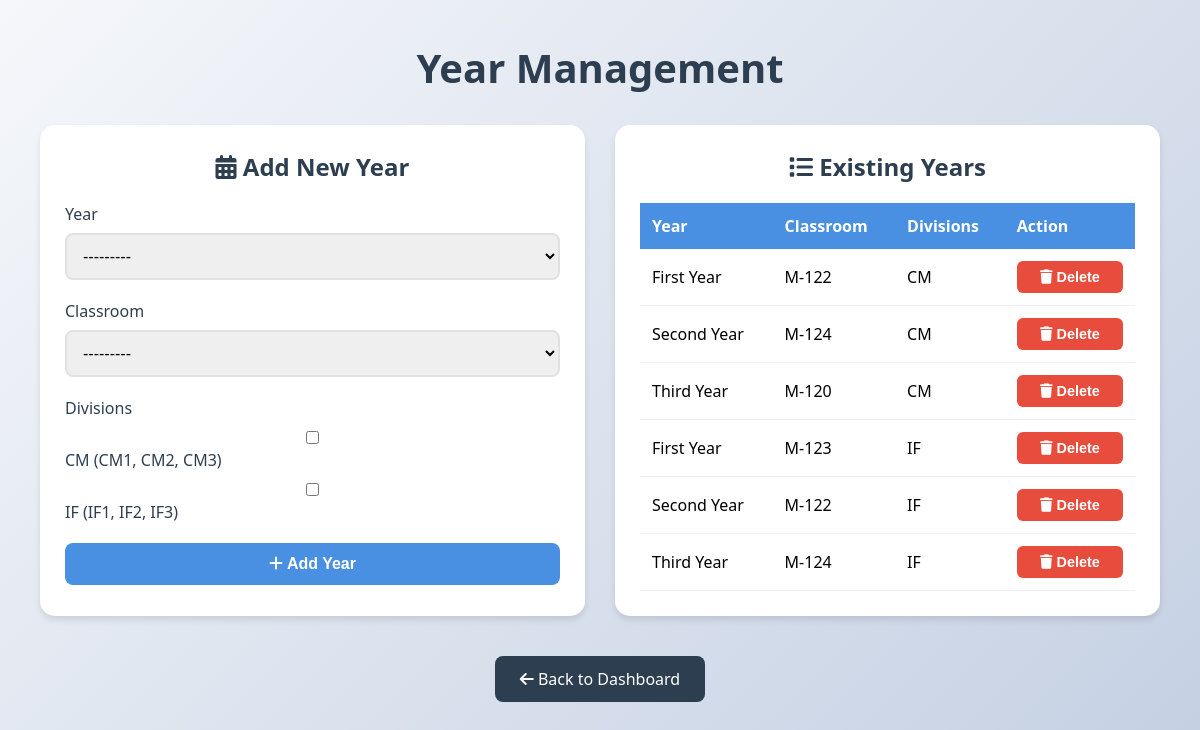
/add-year/ (signed in), run on the app's committed database.
### timetable/models.py (models this page shows, shortened)
class Year(models.Model):
    YEAR_CHOICES = [
        ('1st', 'First Year'),
        ('2nd', 'Second Year'),
        ('3rd', 'Third Year'),
    ]
    year = models.CharField(max_length=3, choices=YEAR_CHOICES)  # Removed unique=True
    department = models.ForeignKey(Department, on_delete=models.CASCADE, related_name='years',null=True, blank=True)
    classroom = models.ForeignKey(Classroom, on_delete=models.CASCADE)
    divisions = models.ManyToManyField(Division)

class Classroom(models.Model):
    name = models.CharField(max_length=50)
    is_lab = models.BooleanField(default=False)  # ✅ If true, it's a lab
    department = models.ForeignKey(Department, on_delete=models.CASCADE, related_name='classrooms',null=True, blank=True)
    def __str__(self):
        return f"{self.name} {'(Lab)' if self.is_lab else ''}"

class Division(models.Model):
    name = models.CharField(max_length=10, unique=True)
    batches = models.ManyToManyField('Batch', blank=True, related_name='divisions')  # Added related_name for easier access
    department = models.ForeignKey(Department, on_delete=models.CASCADE, related_name='divisions',null=True, blank=True)
    def __str__(self):
        batch_names = ", ".join([batch.name for batch in self.batches.all()])
        return f"{self.name} ({batch_names})"

### timetable/views.py (the view)
# urls.py: path('add-year/', views.add_year, name='add_year'),
def add_year(request):
    try:
        department = Department.objects.get(admin=request.user)
        if request.method == 'POST':
            form = YearForm(request.POST, department=department)
            if form.is_valid():
                year = form.save(commit=False)
                year.department = department
                year.save()
                form.save_m2m()
                messages.success(request, "Year added successfully!")
                return redirect('add_year')
            else:
                messages.error(request, "Error adding year. Please check the form.")
        else:
            form = YearForm(department=department)
        return render(request, 'add_year.html', {'form': form, 'years': Year.objects.filter(department=department)})
    except Department.DoesNotExist:
        messages.error(request, 'You are not authorized to add years.')
        return redirect('login')

### timetable/forms.py
class YearForm(forms.ModelForm):
    class Meta:
        model = Year
        fields = ['year', 'classroom', 'divisions']
        widgets = {
            'divisions': forms.CheckboxSelectMultiple()  # ✅ Multi-select for divisions
        }
    def __init__(self, *args, **kwargs):
        self.department = kwargs.pop('department', None)
        super().__init__(*args, **kwargs)
        if self.department:
            self.fields['classroom'].queryset = Classroom.objects.filter(department=self.department, is_lab=False)
            self.fields['divisions'].queryset = Division.objects.filter(department=self.department)

### timetable/templates/add_year.html (shortened to what this page needs)
<!DOCTYPE html>
<html lang="en">
<head>
    <link rel="stylesheet" href="https://cdnjs.cloudflare.com/ajax/libs/font-awesome/6.0.0/css/all.min.css">
</head>
<body>
    <div class="container">
        <div class="header">
            <h1>Year Management</h1>
        </div>
        <div class="content-wrapper">
            <div class="form-container">
                <h2><i class="fas fa-calendar-alt"></i> Add New Year</h2>
                <form method="post">
                    <div class="form-group">
                        <label for="{{ form.year.id_for_label }}">Year</label>
                        {{ form.year }}
                    </div>
                    <div class="form-group">
                        <label for="{{ form.classroom.id_for_label }}">Classroom</label>
                        {{ form.classroom }}
                    </div>
                    <div class="form-group">
                        <label for="{{ form.divisions.id_for_label }}">Divisions</label>
                        {{ form.divisions }}
                    </div>
                    <button type="submit">
                        <i class="fas fa-plus"></i> Add Year
                    </button>
                </form>
            </div>
            <div class="list-container">
                <h2><i class="fas fa-list"></i> Existing Years</h2>
                {% if years %}
                <table class="year-list">
                    <thead>
                        <tr>
                            <th>Year</th>
                            <th>Classroom</th>
                            <th>Divisions</th>
                            <th>Action</th>
                        </tr>
                    </thead>
                    <tbody>
                        {% for year in years %}
                        <tr>
                            <td>{{ year.get_year_display }}</td>
                            <td>{{ year.classroom.name }}</td>
                            <td>
                                {% for division in year.divisions.all %}
                                    {{ division.name }}{% if not forloop.last %}, {% endif %}
                                {% endfor %}
                            </td>
                            <td class="action-buttons">
                                <form method="post" id="delete-form-{{ year.id }}" action="{% url 'delete_year' year.id %}" style="display:inline;">
                                    <button type="button" class="delete-btn" onclick="confirmDelete('delete-form-{{ year.id }}', 'Are you sure you want to delete year {{ year.get_year_display }}? This action cannot be undone.')">
                                        <i class="fas fa-trash"></i> Delete
                                    </button>
                                </form>
                            </td>
                        </tr>
                        {% endfor %}
                    </tbody>
                </table>
                {% else %}
                <p class="empty-message">No years added yet.</p>
                {% endif %}
            </div>
        </div>
        <div style="text-align: center; margin-top: 20px;">
            <a href="{% url 'department_dashboard' %}" class="back-link">
                <i class="fas fa-arrow-left"></i> Back to Dashboard
            </a>
        </div>
    </div>
</body>
</html>

### timetable/templates/add_year.html (style rules this page uses)
:root { --primary-color: #4a90e2; --secondary-color: #f5f6fa; --accent-color: #2ecc71; --danger-color: #e74c3c; --text-color: #2c3e50; --shadow: 0 4px 6px rgba(0, 0, 0, 0.1); --transition: all 0.3s ease; }
* { margin: 0; padding: 0; box-sizing: border-box; }
body { font-family: 'Segoe UI', Tahoma, Geneva, Verdana, sans-serif; background: linear-gradient(135deg, #f5f7fa 0%, #c3cfe2 100%); min-height: 100vh; padding: 20px; }
.container { max-width: 1200px; margin: 0 auto; padding: 20px; }
.header { text-align: center; margin-bottom: 30px; }
.header h1 { color: var(--text-color); font-size: 2.5em; margin-bottom: 10px; }
.content-wrapper { display: grid; grid-template-columns: 1fr 1fr; gap: 30px; margin-top: 20px; }
.form-container, .list-container { background: white; border-radius: 15px; padding: 25px; box-shadow: var(--shadow); }
.form-container h2, .list-container h2 { color: var(--text-color); margin-bottom: 20px; font-size: 1.5em; text-align: center; }
.form-group { margin-bottom: 20px; }
label { display: block; margin-bottom: 8px; color: var(--text-color); font-weight: 500; }
input, select { width: 100%; padding: 12px; border: 2px solid #e1e1e1; border-radius: 8px; font-size: 1em; transition: var(--transition); }
button { background: var(--primary-color); color: white; border: none; padding: 12px 25px; border-radius: 8px; cursor: pointer; font-size: 1em; font-weight: 600; transition: var(--transition); width: 100%; }
.year-list { width: 100%; border-collapse: collapse; margin-top: 20px; }
.year-list th { background: var(--primary-color); color: white; padding: 12px; text-align: left; }
.year-list td { padding: 12px; border-bottom: 1px solid #eee; }
.delete-btn { background: var(--danger-color); color: white; border: none; padding: 8px 15px; border-radius: 6px; cursor: pointer; font-size: 0.9em; transition: var(--transition); }
.back-link { display: inline-block; padding: 12px 25px; background: var(--text-color); color: white; text-decoration: none; border-radius: 8px; margin-top: 20px; transition: var(--transition); }

### data on the page
Year: year "First Year", classroom.name "M-122"
Division: name "CM"
Year: year "Second Year", classroom.name "M-124"
Year: year "Third Year", classroom.name "M-120"
Year: year "First Year", classroom.name "M-123"
Division: name "IF"
Year: year "Second Year", classroom.name "M-122"
Year: year "Third Year", classroom.name "M-124"
